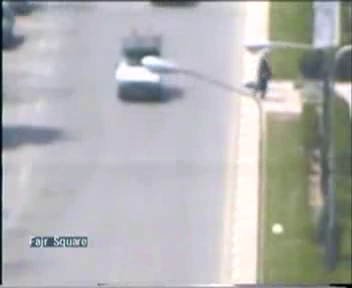
#> input picture frame 19 of HW4/images/HW.AVI, 352 x 288 px
$ python Q3.py
#> lines starting #> are read from the running program, lines starting #| are printed output that depends on the picture; after the words box and inside, x2 and y2 are one past the last pixel; in counts of white or black regions, pixels touching at a corner belong together
import cv2 as cv
import numpy as np
from cv2 import VideoWriter, VideoWriter_fourcc

fourcc = VideoWriter_fourcc(*'XVID')
cap = cv.VideoCapture('images/HW.avi')
ret, first_frame = cap.read()
#> first_frame is the input picture: shape (288, 352, 3); mean B, G, R 178.6, 178.6, 178
average_value = np.float32(first_frame)
out = VideoWriter('output.avi', fourcc, 20.0, (first_frame.shape[1], first_frame.shape[0]))

while cap.isOpened():
    ret, frame = cap.read()
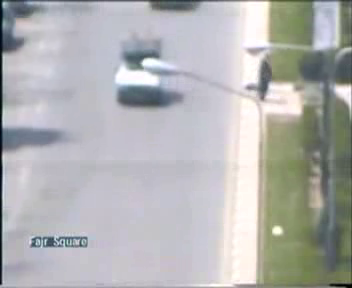
#> input picture frame 20 of HW4/images/HW.AVI, 352 x 288 px
#> frame is the input picture: shape (288, 352, 3); mean B, G, R 178.3, 178.2, 177.6
    if frame is None:
        break
    cv.accumulateWeighted(frame, average_value, 0.05)
    resulting_avg = cv.convertScaleAbs(average_value)
    resulting_avg_gray = cv.cvtColor(resulting_avg, cv.COLOR_BGR2GRAY)
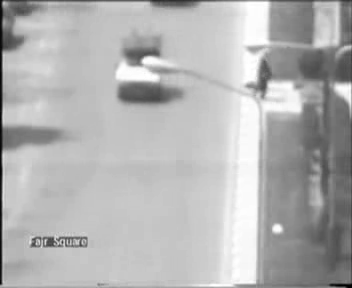
#> resulting_avg_gray: shape (288, 352); min 0, max 255, mean 178.4
    frame_gray = cv.cvtColor(frame, cv.COLOR_BGR2GRAY)
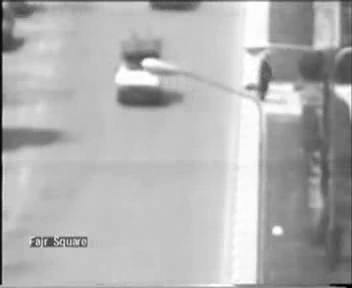
#> frame_gray: shape (288, 352); min 0, max 255, mean 178.1
    difference = cv.absdiff(resulting_avg_gray, frame_gray)
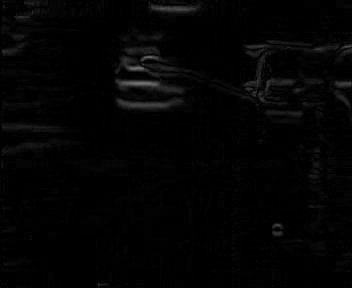
#> difference: shape (288, 352); min 0, max 117, mean 3.5
    _, difference = cv.threshold(difference, 25, 255, cv.THRESH_BINARY)
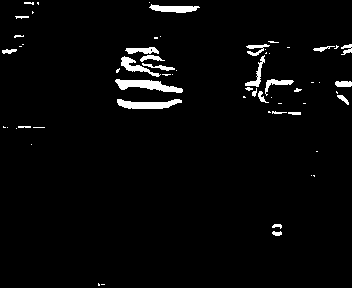
#> difference: shape (288, 352); 3% white; 62 white regions (36 under 20 px), largest, box (x1, y1, x2, y2) and area: (115, 79, 183, 93) 491, (117, 99, 182, 109) 418, (149, 4, 200, 13) 281
    cv.imshow('Difference', difference)
    frame[np.where(difference == 255)] = (0, 0, 255)
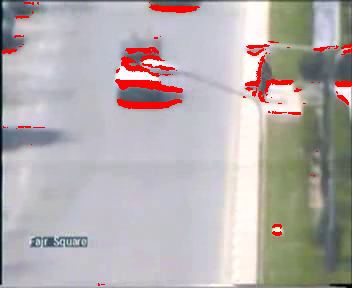
#> frame: shape (288, 352, 3); 2.99% of pixels changed, all inside (x1, y1, x2, y2) = (2, 2, 352, 286)
    out.write(frame)

    if ret:
        cv.imshow('Frame', frame)
        if cv.waitKey(20) & 0xFF == ord('q'):
#> (key q is pressed here)
            break
    else:
        break

cap.release()
cv.destroyAllWindows()

$ run again, starting later in the video
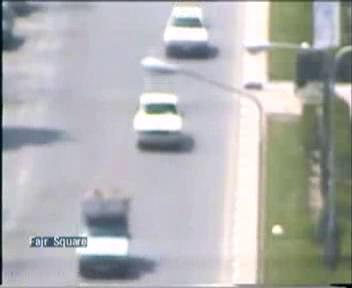
#> input picture frame 89 of HW4/images/HW.AVI, 352 x 288 px
#> first_frame is the input picture: shape (288, 352, 3); mean B, G, R 178.1, 178.1, 176.9
#> `_, difference = cv.threshold(difference, 25, 255, cv.THRESH_BINARY)`:
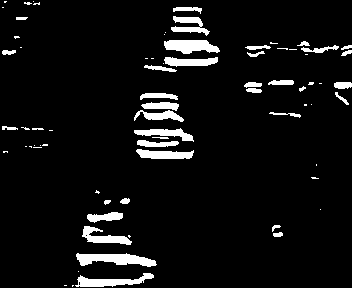
#> difference: shape (288, 352); 6.5% white; 74 white regions (37 under 20 px), largest, box (x1, y1, x2, y2) and area: (76, 253, 157, 267) 698, (164, 40, 220, 54) 561, (75, 273, 154, 287) 529
#> `frame[np.where(difference == 255)] = (0, 0, 255)`:
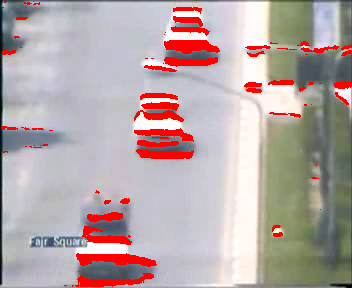
#> frame: shape (288, 352, 3); mean B, G, R 167, 167.3, 183

$ run again, starting later in the video
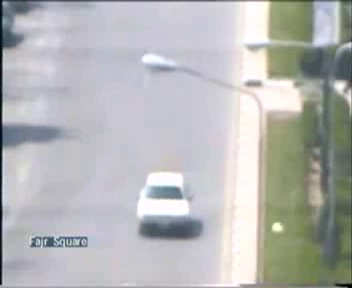
#> input picture frame 158 of HW4/images/HW.AVI, 352 x 288 px
#> first_frame is the input picture: shape (288, 352, 3); mean B, G, R 182.1, 182.3, 181.5
#> `_, difference = cv.threshold(difference, 25, 255, cv.THRESH_BINARY)`:
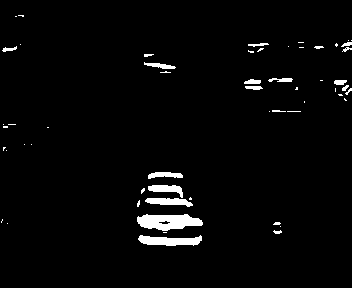
#> difference: shape (288, 352); 2.8% white; 56 white regions (37 under 20 px), largest, box (x1, y1, x2, y2) and area: (137, 214, 203, 231) 780, (138, 235, 202, 246) 481, (145, 198, 193, 207) 281
#> `frame[np.where(difference == 255)] = (0, 0, 255)`:
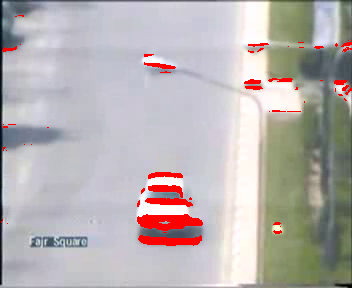
#> frame: shape (288, 352, 3); mean B, G, R 177.1, 177.3, 183.8
